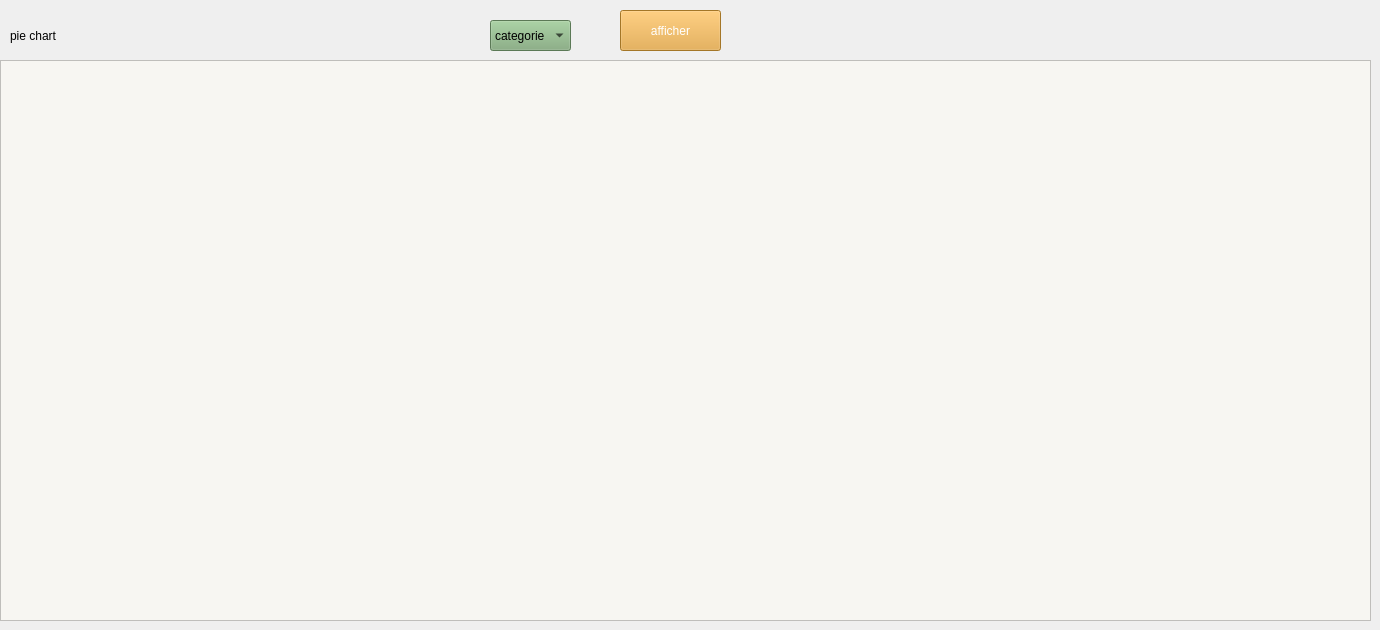
      <widget class="QWidget" name="tab_pie_eq">
       <attribute name="title">
        <string>Tab 1</string>
       </attribute>
       <widget class="QPushButton" name="afficher_pie_equipement">
        <property name="geometry">
         <rect>
          <x>620</x>
          <y>10</y>
          <width>101</width>
          <height>41</height>
         </rect>
        </property>
        <property name="styleSheet">
         <string notr="true">QPushButton {
    background-color: #E6A537;
	color: rgb(255, 255, 255);
}

QPushButton:hover {
    background-color: rgb(127, 170, 121);
	color:  #E6A537;
	border-color: rgb(255, 170, 0);
}</string>
        </property>
        <property name="text">
         <string>afficher</string>
        </property>
       </widget>
       <widget class="QComboBox" name="comboBox_critere_pie_eq">
        <property name="geometry">
         <rect>
          <x>490</x>
          <y>20</y>
          <width>81</width>
          <height>31</height>
         </rect>
        </property>
        <property name="styleSheet">
         <string notr="true">background-color: rgb(127, 170, 121);</string>
        </property>
        <item>
         <property name="text">
          <string>categorie</string>
         </property>
        </item>
       </widget>
       <widget class="QGraphicsView" name="graphicsView_pie_eq">
        <property name="geometry">
         <rect>
          <x>0</x>
          <y>60</y>
          <width>1371</width>
          <height>561</height>
         </rect>
        </property>
        <property name="styleSheet">
         <string notr="true">background-color: rgb(247, 246, 242);</string>
        </property>
       </widget>
       <widget class="QLabel" name="label_11">
        <property name="geometry">
         <rect>
          <x>10</x>
          <y>20</y>
          <width>261</width>
          <height>31</height>
         </rect>
        </property>
        <property name="text">
         <string>pie chart</string>
        </property>
       </widget>
      </widget>
